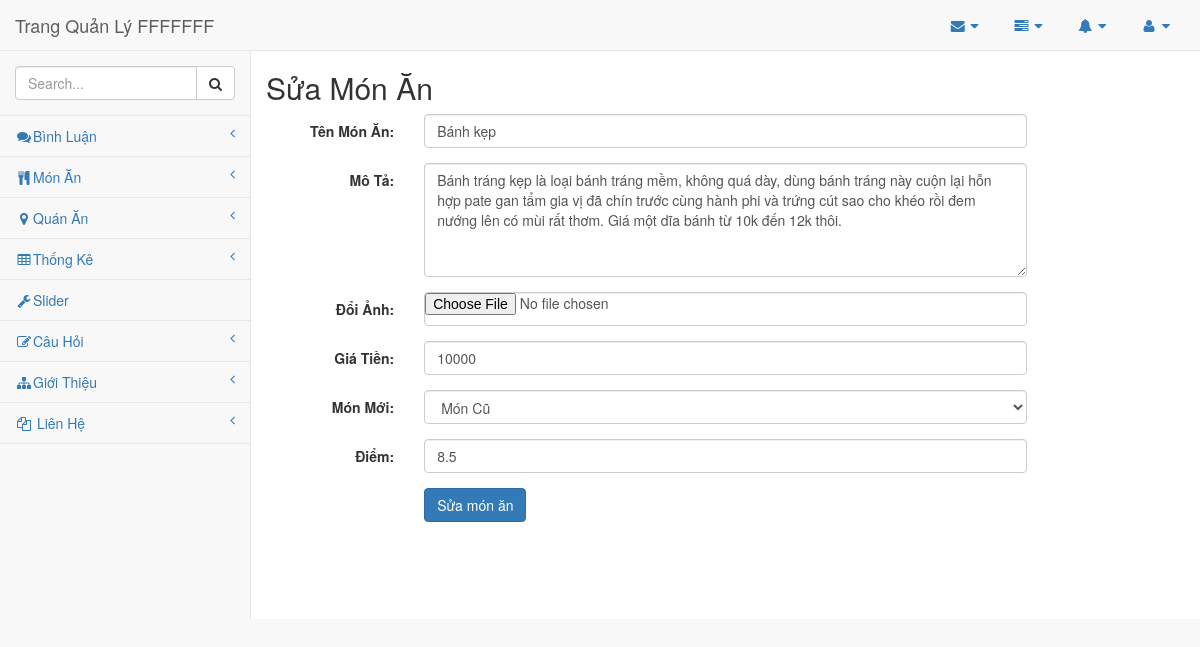
Screenshot of /FFFFFF/FFFFFF/QuanLy/pages/SuaMonAn.php?MaMonAn=1 (signed in) with the database file from the repository.
### tables this page shows
CREATE TABLE `monan` (
  `MaMonAn` int(50) NOT NULL,
  `TenMonAn` text,
  `MoTa` text,
  `MaLoaiTA` varchar(50) DEFAULT NULL,
  `HinhAnhDaiDien` varchar(100) NOT NULL,
  `GiaTien` bigint(20) NOT NULL,
  `MonMoi` tinyint(1) NOT NULL,
  `Diem` float NOT NULL
);

### FFFFFF/FFFFFF/QuanLy/function/function_admin.php (called while the page is built, shortened)
<?php
function lay_thong_tin_mon_an($conn,$dieu_kien){
	$query="SELECT MaMonAn,TenMonAn,MoTa,HinhAnhDaiDien,GiaTien,Diem,MonMoi from monan ".$dieu_kien;
	return  mysqli_query($conn,$query);
}
?>

### FFFFFF/FFFFFF/QuanLy/pages/SuaMonAn.php (the view, shortened to what this page needs)
<!DOCTYPE html>
<html>
<head>
<?php
include('../layout/link-script.php');
include('../function/MoKetNoi.php');
include('../function/function_admin.php');
if ($_SERVER["REQUEST_METHOD"] == "GET") {
	if(isset($_GET["MaMonAn"])){
		$mon_an=mysqli_fetch_assoc(lay_thong_tin_mon_an($conn,"WHERE MaMonAn='".$_GET["MaMonAn"]."'"));
	}
}
?>
</head>
<body>
<?php
include('../layout/header.php');
?>
<div class="row">
    <h2>Sửa Món Ăn</h2>
    <form action="SuaMonAn.php" method="post" enctype="multipart/form-data" class="form-horizontal">
        <div class="form-group">
            <label class="control-label col-sm-2" for="tenMonAn">Tên Món Ăn:</label>
            <div class="col-sm-8">
                <input type="text" class="form-control" id="tenMonAn" name="tenMonAn" placeholder="Nhập tên món ăn" value=<?php echo '"'.$mon_an["TenMonAn"].'"'?> required="required">
            </div>
        </div>
        <div class="form-group">
            <label class="control-label col-sm-2" for="moTa">Mô Tả:</label>
            <div class="col-sm-8">
                <textarea class="form-control" rows="5" id="moTa" name="moTa"  placeholder="Nhập mô tả món ăn" required="required"><?php echo $mon_an["MoTa"]?></textarea>
            </div>
        </div>
        <div class="form-group">
            <label class="control-label col-sm-2" for="hinhAnh">Đổi Ảnh:</label>
            <div class="col-sm-8">
                <input type="file" class="form-control" id="hinhAnh" style="padding: 0px;" name="hinhAnh" size="20" />
            </div>
        </div>
        <div class="form-group">
            <label class="control-label col-sm-2" for="giaTien">Giá Tiền:</label>
            <div class="col-sm-8">
                <input type="number" class="form-control" id="giaTien" value=<?php echo '"'.$mon_an["GiaTien"].'"'?> name="giaTien" placeholder="Nhập giá tiền món ăn" required="required">
            </div>
        </div>
        <div class="form-group">
            <label class="control-label col-sm-2" for="monMoi">Món Mới:</label>
            <div class="col-sm-8">
                <select class="form-control" name="monMoi"  id="monMoi">
                    <option <?php if ($mon_an["MonMoi"]==0) echo 'selected';?> value="0">Món Cũ</option>
                </select>
            </div>
        </div>
        <div class="form-group">
            <label class="control-label col-sm-2" for="diem">Điểm:</label>
            <div class="col-sm-8">
                <input type="number" step="0.1" max="10.0" min="0.0" class="form-control" id="diem" name="diem" placeholder="Nhập điểm món ăn" value=<?php echo '"'.$mon_an["Diem"].'"'?> required="required">
            </div>
        </div>
        <div class="form-group">
            <div class="col-sm-offset-2 col-sm-8">
                <input type="submit" value="Sửa món ăn"  class="btn btn-primary " name="ok"/>
            </div>
        </div>
    </form>
</div>
<?php
include('../layout/footer.php');
?>
</body>
</html>

### rows the page displays
monan: tenMonAn "Bánh kẹp", moTa "Bánh tráng kẹp là loại bánh tráng mềm, không quá dày, dùng bánh tráng này cuộn lại hỗn hợp pate gan tẩm gia vị đã chín trước cùng hành phi và trứng cút sao cho khéo rồi đem nướng lên có mùi rất thơm. Giá một dĩa bánh từ 10k đến 12k thôi.", giaTien "10000", monMoi "Món Cũ", diem "8.5"
